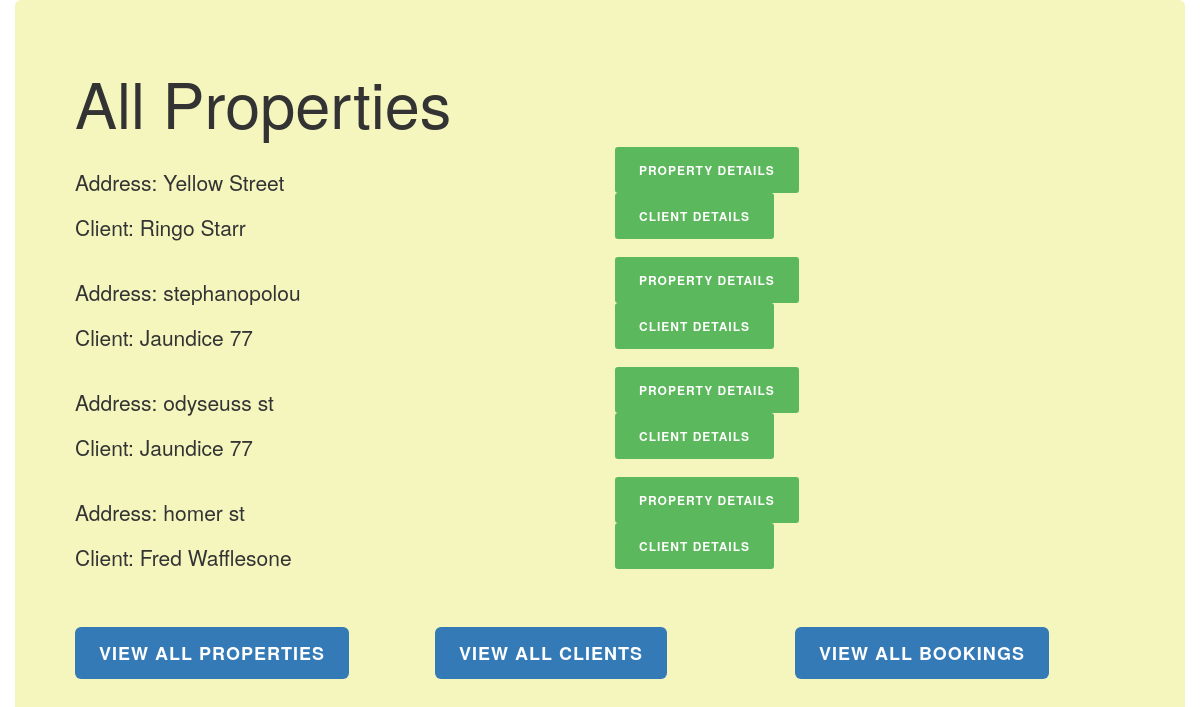
The page /ptb/properties/ on the database as committed earlier.
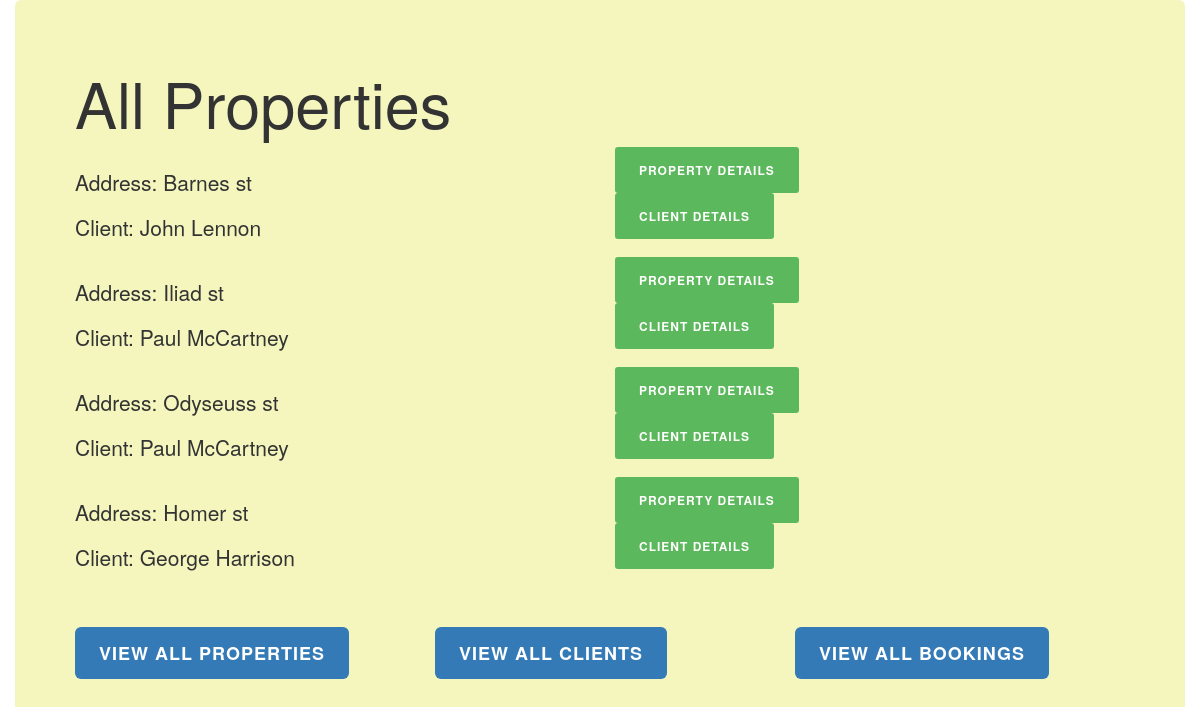
The same page on the database as committed later.
### ptb/models.py (models this page shows, shortened)
class Property(models.Model):
    owner = models.ForeignKey(Client, on_delete=models.CASCADE)
    address = models.CharField(max_length=200)
    pet_friendly = models.BooleanField(blank=False)
    bathrooms = models.PositiveIntegerField(blank=False)
    bedrooms = models.PositiveIntegerField(blank=False)

class Client(models.Model):
    first_name = models.CharField(max_length=30)
    last_name = models.CharField(max_length=30)
    email = models.EmailField()
    def __str__(self):
        return self.first_name

### ptb/views.py (the view)
def property_index(request):
    properties = Property.objects.all()
    return render(request, 'ptb/property_index.html', { 'properties': properties })

### ptb/templates/ptb/property_index.html (shortened to what this page needs)
{% extends "./base.html" %}
{% block content %}
<h1> All Properties </h1>
  {% if not properties %}
    <p> There are no properties listed yet </p>
  {% else %}
    {% for property in properties %}
    <div class="row">
      <div class="col-md-6">
        <p> Address: {{ property.address }} </p>
        <p> Client: {{ property.owner }} {{ property.owner.last_name}}</p>
      </div>
      <div class="col-md-6">
        <form action="{% url 'ptb:property_info' property.id %}" method="get"> {% csrf_token %}
          <button type="submit" class="btn btn-success btn-sm"/> Property Details </button>
        </form>
        <form action="{% url 'ptb:client_info' property.owner.id %}" method="get"> {% csrf_token %}
          <button type="submit" class="btn btn-success btn-sm"/> Client Details </button>
        </form>
      </div>
    </div>
    {% endfor %}
    {%endif %}
{% endblock %}

### ptb/templates/ptb/base.html (shortened to what this page needs)
<!DOCTYPE html>
<html>
  <head>
  </head>
  <body>
    {% load bootstrap3 %}
    {% bootstrap_css %}
    {% load static %}
    <link rel="stylesheet" type="text/css" href="{% static 'ptb/style.css' %}" />
    <div class="container-fluid">
      <div class="jumbotron home">
        {% block content %}
        {% endblock %}
        <br>
        <br>
        {% block options %}
        <div class="row">
          <div class="col-md-4">
            <form action="{% url 'ptb:property_index' %}" method="get"> {% csrf_token %}
              <button type="submit" class="btn btn-primary btn-lg"/>
              View All Properties </button>
            </form>
          </div>
          <div class="col-md-4">
            <form action="{% url 'ptb:client_index' %}" method="get"> {% csrf_token %}
              <button type="submit" class="btn btn-primary btn-lg"/>
              View All Clients </button>
            </form>
          </div>
          <div class="col-md-4">
            <form action="{% url 'ptb:booking_index' %}" method="get"> {% csrf_token %}
              <button type="submit" class="btn btn-primary btn-lg"/>
              View All Bookings </button>
            </form>
          </div>
        </div>
        {% endblock %}
      </div>
    </div>
  </body>
</html>

### ptb/static/ptb/style.css (style rules this page uses)
.jumbotron { background-color: rgba(241, 242, 164, 0.71) }
.btn { padding: 14px 24px; border: 0 none; font-weight: 700; letter-spacing: 1px; text-transform: uppercase; }

Rows that differ between the two databases and show on the page:
changed Property: address "Yellow Street" → "Barnes st"; owner "Ringo" → "John"; owner.last_name "Starr" → "Lennon"
changed Property: address "stephanopolou" → "Iliad st"; owner "Jaundice" → "Paul"; owner.last_name "77" → "McCartney"
changed Property: address "odyseuss st" → "Odyseuss st"; owner "Jaundice" → "Paul"; owner.last_name "77" → "McCartney"
changed Property: address "homer st" → "Homer st"; owner "Fred" → "George"; owner.last_name "Wafflesone" → "Harrison"
